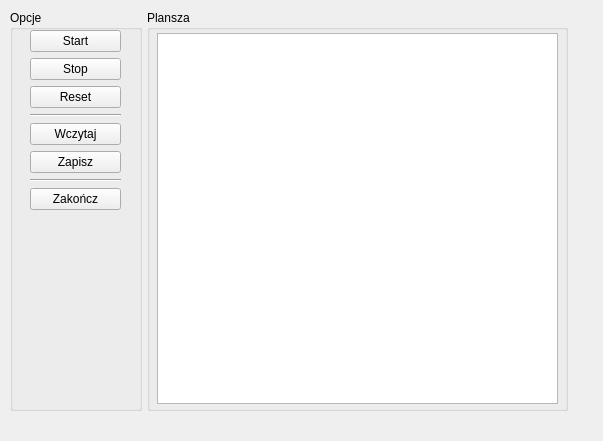
<?xml version="1.0" encoding="UTF-8"?>
<ui version="4.0">
 <class>SimulationWindow</class>
 <widget class="QWidget" name="SimulationWindow">
  <property name="geometry">
   <rect>
    <x>0</x>
    <y>0</y>
    <width>603</width>
    <height>441</height>
   </rect>
  </property>
  <property name="windowTitle">
   <string>Form</string>
  </property>
  <widget class="QGroupBox" name="groupBox_5">
   <property name="geometry">
    <rect>
     <x>10</x>
     <y>10</y>
     <width>132</width>
     <height>401</height>
    </rect>
   </property>
   <property name="title">
    <string>Opcje</string>
   </property>
   <widget class="QWidget" name="layoutWidget">
    <property name="geometry">
     <rect>
      <x>20</x>
      <y>20</y>
      <width>91</width>
      <height>371</height>
     </rect>
    </property>
    <layout class="QGridLayout" name="gridLayout">
     <item row="0" column="0">
      <widget class="QPushButton" name="pushButtonStart">
       <property name="text">
        <string>Start</string>
       </property>
      </widget>
     </item>
     <item row="1" column="0">
      <widget class="QPushButton" name="pushButtonStop">
       <property name="text">
        <string>Stop</string>
       </property>
      </widget>
     </item>
     <item row="2" column="0">
      <widget class="QPushButton" name="pushButtonReset">
       <property name="text">
        <string>Reset</string>
       </property>
      </widget>
     </item>
     <item row="3" column="0">
      <widget class="Line" name="line_5">
       <property name="orientation">
        <enum>Qt::Horizontal</enum>
       </property>
      </widget>
     </item>
     <item row="4" column="0">
      <widget class="QPushButton" name="pushButtonWczytaj">
       <property name="text">
        <string>Wczytaj</string>
       </property>
      </widget>
     </item>
     <item row="5" column="0">
      <widget class="QPushButton" name="pushButtonZapisz">
       <property name="text">
        <string>Zapisz</string>
       </property>
      </widget>
     </item>
     <item row="6" column="0">
      <widget class="Line" name="line_6">
       <property name="orientation">
        <enum>Qt::Horizontal</enum>
       </property>
      </widget>
     </item>
     <item row="7" column="0">
      <widget class="QPushButton" name="pushButtonZakoncz">
       <property name="text">
        <string>Zakończ</string>
       </property>
      </widget>
     </item>
     <item row="8" column="0">
      <spacer name="verticalSpacer">
       <property name="orientation">
        <enum>Qt::Vertical</enum>
       </property>
       <property name="sizeHint" stdset="0">
        <size>
         <width>20</width>
         <height>40</height>
        </size>
       </property>
      </spacer>
     </item>
    </layout>
   </widget>
  </widget>
  <widget class="QGroupBox" name="groupBox_6">
   <property name="geometry">
    <rect>
     <x>147</x>
     <y>10</y>
     <width>421</width>
     <height>401</height>
    </rect>
   </property>
   <property name="sizePolicy">
    <sizepolicy hsizetype="Preferred" vsizetype="Preferred">
     <horstretch>0</horstretch>
     <verstretch>0</verstretch>
    </sizepolicy>
   </property>
   <property name="sizeIncrement">
    <size>
     <width>0</width>
     <height>0</height>
    </size>
   </property>
   <property name="title">
    <string>Plansza</string>
   </property>
   <widget class="QGraphicsView" name="graphicsView">
    <property name="geometry">
     <rect>
      <x>10</x>
      <y>23</y>
      <width>401</width>
      <height>371</height>
     </rect>
    </property>
    <property name="sizePolicy">
     <sizepolicy hsizetype="Preferred" vsizetype="Preferred">
      <horstretch>0</horstretch>
      <verstretch>0</verstretch>
     </sizepolicy>
    </property>
    <property name="minimumSize">
     <size>
      <width>344</width>
      <height>0</height>
     </size>
    </property>
    <property name="alignment">
     <set>Qt::AlignLeading|Qt::AlignLeft|Qt::AlignTop</set>
    </property>
    <property name="resizeAnchor">
     <enum>QGraphicsView::NoAnchor</enum>
    </property>
   </widget>
  </widget>
 </widget>
 <resources/>
 <connections/>
</ui>
